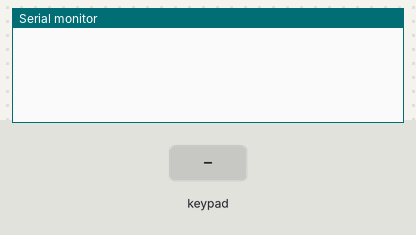
This sketch was run on a simulated Arduino Mega 2560, built with avr-gcc and run on an emulated ATmega2560. On the bench: the last lines printed to the serial monitor. Inputs (shaded band) come from the test bench.

Above: at 1.2 s.
1.3 s: key '7' pressed
At 1.7 s:
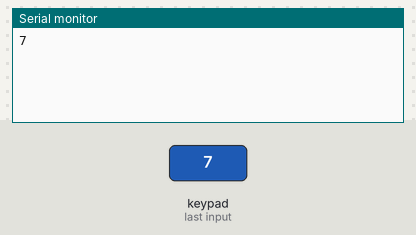
2.8 s: keypad keys 2 2 2 3 2 4 2 5 * pressed 0.4 s apart
At 6.4 s:
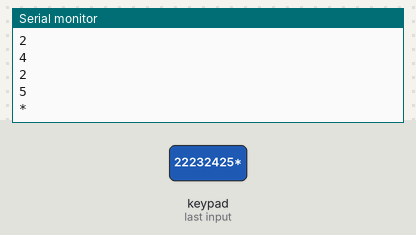
7.9 s: key '/' pressed
At 9.1 s:
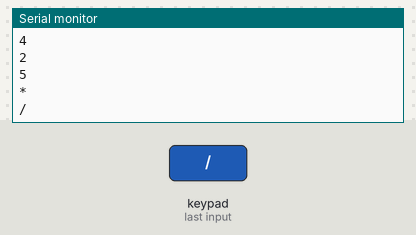
9.4 s: keypad keys 2 2 2 3 2 4 2 5 = pressed 0.4 s apart
At 14.1 s:
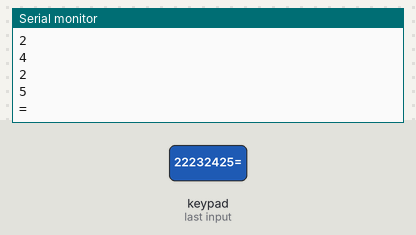
14.5 s: key 'o' pressed
At 15.4 s:
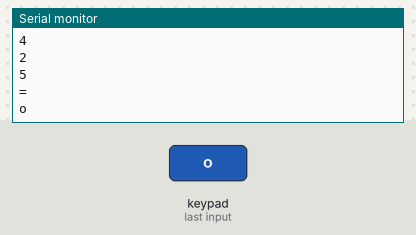
Timing chart, 0 to 17.0 s (numbered marks = the images above; inputs shaded):
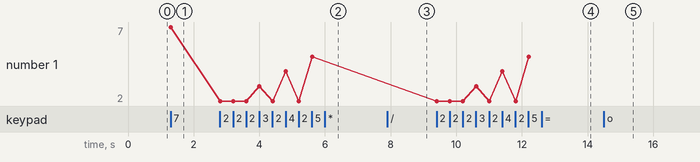

Measured:
- after the input at 1.3 s, the serial monitor: prints a new line at once (image 1)
- after the input at 2.8 s, the serial monitor: prints a new line at once (image 2)
- after the input at 7.9 s, the serial monitor: prints a new line at once (image 3)
- after the input at 9.4 s, the serial monitor: prints a new line at once (image 4)
- after the input at 14.5 s, the serial monitor: prints a new line at once (image 5)
- plotted number 1: 7 → 5 after the input at 2.8 s

The sketch:

part2.ino
```cpp
#include <Keypad.h>//add library

const byte ROWS = 4; //four rows //my keypad rows
const byte COLS = 4; //four columns // my keypad columns
char keys[ROWS][COLS] = { // all my key pad charecters
  {'7','8','9', '/'},
  {'4','5','6', '*'},
  {'1','2','3', '-'},
  {'o','0','=', '+'}
};
byte rowPins[ROWS] = {22, 23, 24, 25}; //connect to the row pinouts of the keypad
byte colPins[COLS] = {26, 27, 28, 29}; //connect to the column pinouts of the keypad

const byte ledPins[9] = {A0, A1, A2, A3, A4, A5, A6, A7, A8}; // connected len pins port

Keypad keypad = Keypad( makeKeymap(keys), rowPins, colPins, ROWS, COLS ); // define new key pad
void setup() {
  // put your setup code here, to run once:
   Serial.begin(9600);// use virtual terminal serial
}
void loop() {
  // put your main code here, to run repeatedly:
 char key = keypad.getKey();
  if (key){//read charecter and make it high
    Serial.println(key);// show in virtual terminal
  }
}
```
